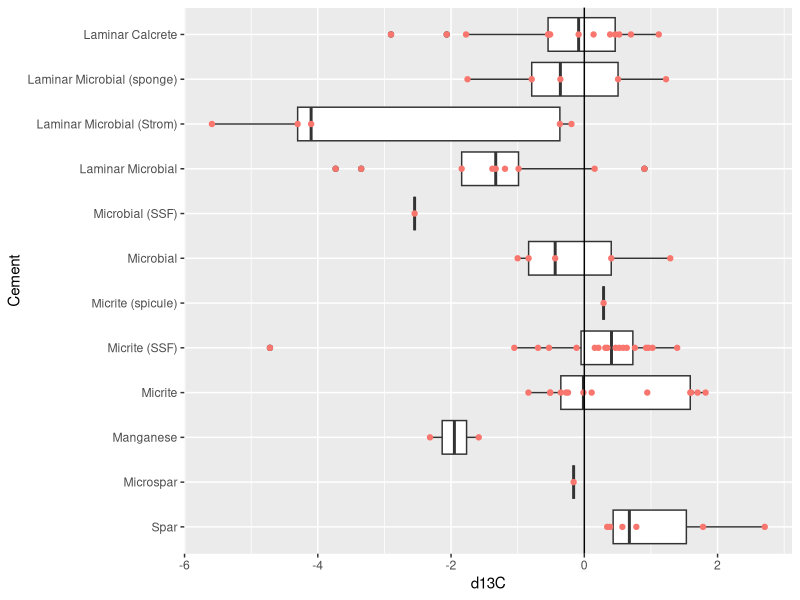
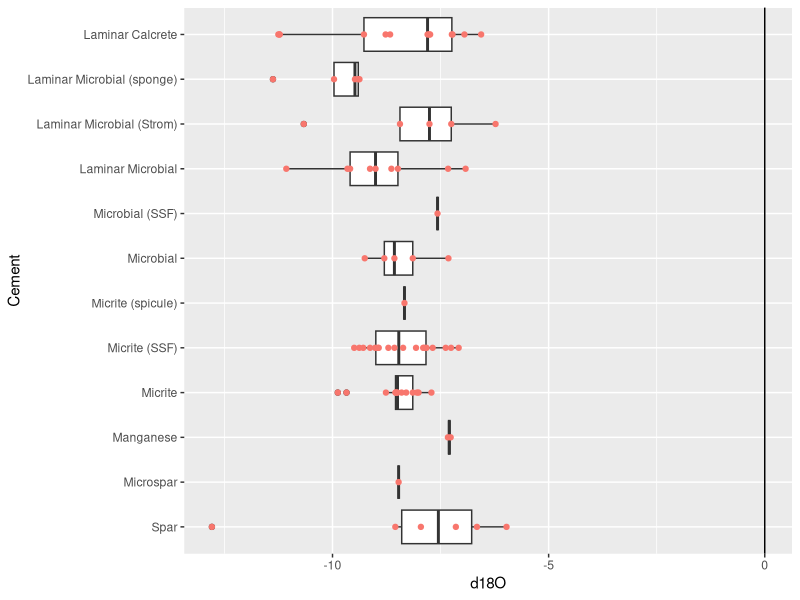
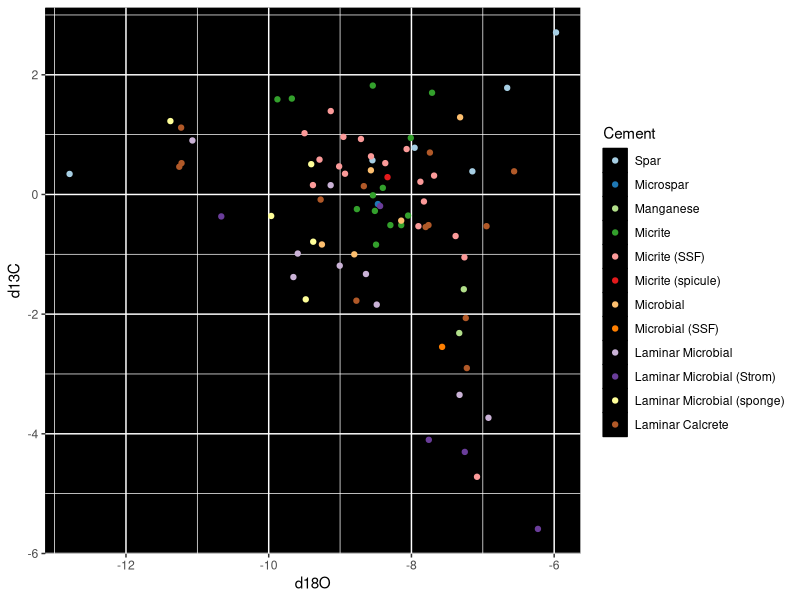
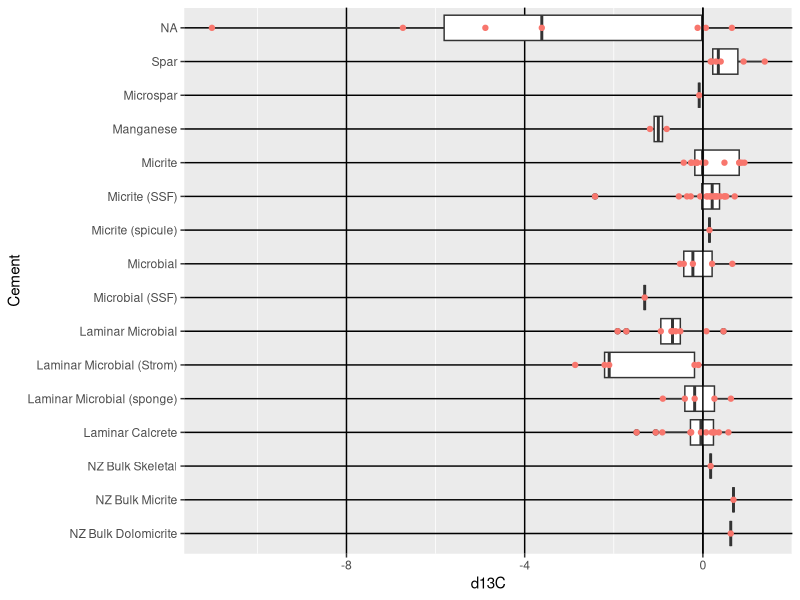
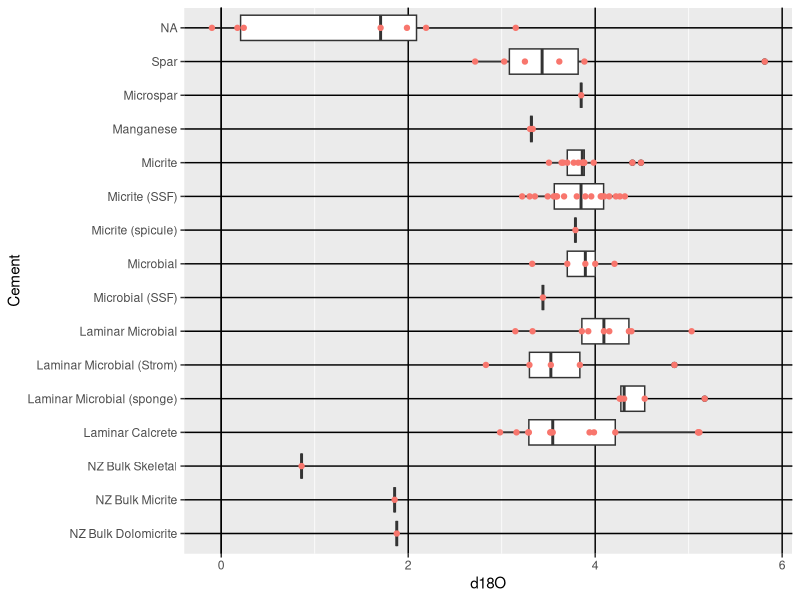
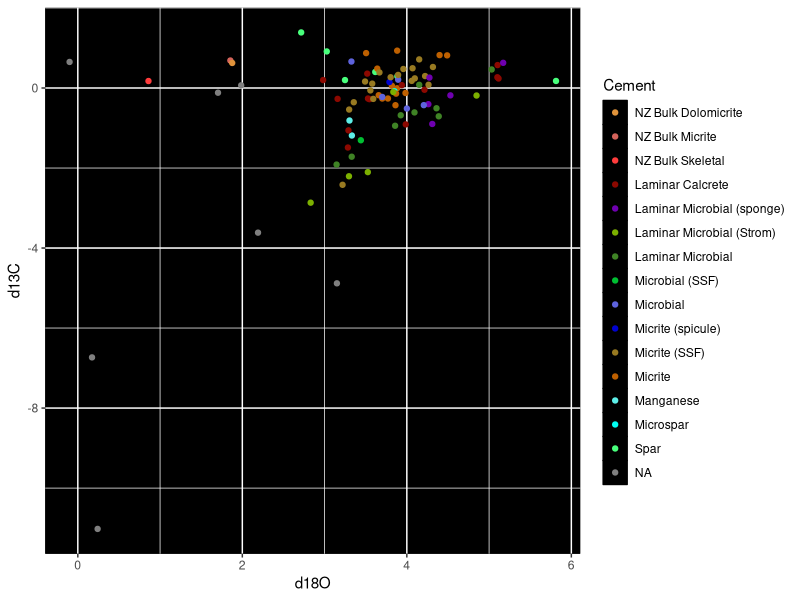
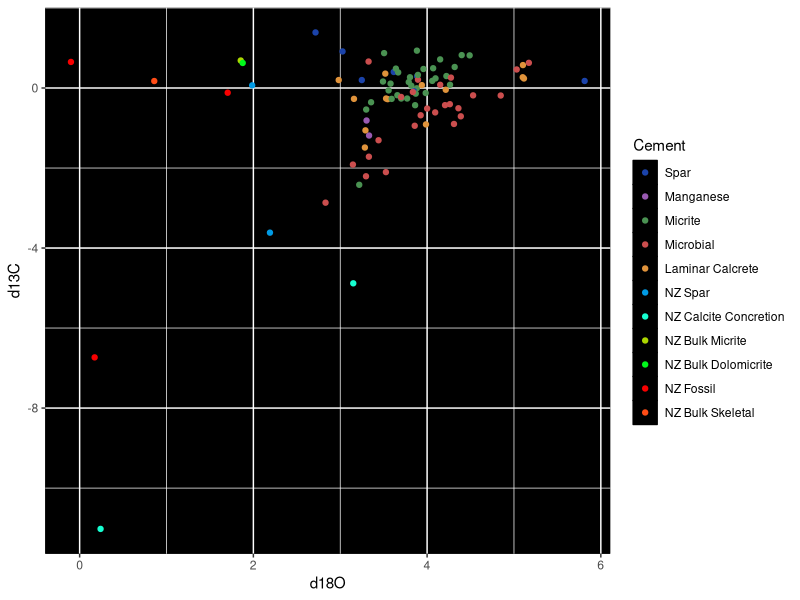
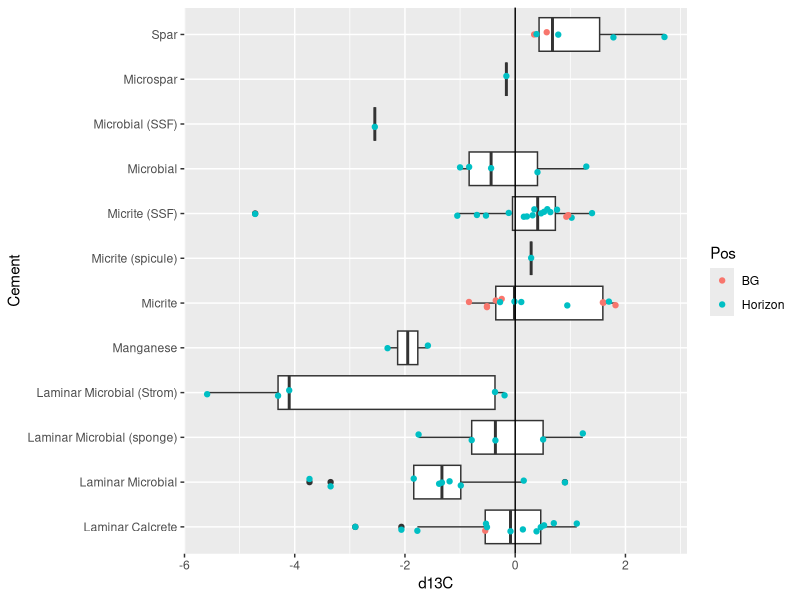

Write the R code that produced these figures, in order.
## ---- chunk 1
knitr::opts_chunk$set(echo = TRUE)
library(tidyverse)
## ---- chunk 2
iso_orig <- readxl::read_xlsx("r_Jacquet_carb_with_cements.xlsx")
iso_nz <- readxl::read_xlsx("nelsonsmithisotopes.xlsx")
iso_betts <- readxl::read_xlsx("betts_2018.xlsx", sheet = 8, skip = 1, col_names = TRUE) %>%
  subset(select = 2:4) %>%
  rename("Sample" = "Meters along Section/Core", "d13C" = "d13C ‰VPDB", "d18O" = "d18O‰VPDB")
## ---- chunk 3
iso_combo <- iso_orig %>% #combine data with selected values from Nelson and Smith 1996
  select(Cement, d13C, d18O) %>%
  rbind(iso_nz)%>%
  mutate(d13C = d13C/1.95, d18O = d18O/-2.20) #normalize to VPDB that Marissa used
## ---- chunk 4
iso_cond <- iso_orig %>% # simplify data by combining into broad categories
  select(Cement, d13C, d18O) %>%
  mutate(Cement = case_when(
    str_detect(Cement, "Microspar") == TRUE ~ "Spar",
    str_detect(Cement, "Micrite") == TRUE ~ "Micrite",
    str_detect(Cement, "Microbial") == TRUE ~ "Microbial",
    TRUE ~ as.character(Cement)
  )) %>%
  rbind(iso_nz) %>%
  mutate(Cement = case_when(
    str_detect(Cement, "NZ Spar") == TRUE ~ "NZ Spar",
    str_detect(Cement, "Fossil") == TRUE ~ "NZ Fossil",
    str_detect(Cement, "Calcite") == TRUE ~ "NZ Calcite Concretion",
    TRUE ~ as.character(Cement)
  ))%>%
  mutate(d13C = d13C/1.95, d18O = d18O/-2.20) #normalize to VPDB that Marissa used
## ---- chunk 5
iso_bg <- iso_orig %>% #separates data by red horizon samples and samples above/below
  mutate(Pos = case_when(
    str_detect(ID, "1.3m") == TRUE ~ "BG",
    str_detect(ID, "AB") == TRUE ~ "BG",
    str_detect(ID, "FUWM 4") == TRUE ~ "BG",
    TRUE ~ "Horizon"
  ))# %>%
 #  mutate(d13C = d13C/1.95, d18O = d18O/-2.20) #normalize to VPDB that Marissa used
## ---- chunk 6
iso_orig$Cement <- factor(iso_orig$Cement, levels = c("Spar", "Microspar", "Manganese", "Micrite", "Micrite (SSF)", "Micrite (spicule)", "Microbial", "Microbial (SSF)", "Laminar Microbial", "Laminar Microbial (Strom)", "Laminar Microbial (sponge)", "Laminar Calcrete"))
## ---- chunk 7
iso_combo$Cement <- factor(iso_combo$Cement, levels = rev(c("Spar", "Microspar", "Manganese", "Micrite", "Micrite (SSF)", "Micrite (spicule)", "Microbial", "Microbial (SSF)", "Laminar Microbial", "Laminar Microbial (Strom)", "Laminar Microbial (sponge)", "Laminar Calcrete", "NZ Spar 1", "NZ Spar 2", "NZ Fossil 1", "NZ Fossil 2", "NZ Fossil 3", "NZ Calcite Concretion 1", "NZ Calcite Concretion 2", "NZ Bulk Skeletal", "NZ Bulk Micrite", "NZ Bulk Dolomicrite")))
## ---- chunk 8
iso_cond$Cement <- factor(iso_cond$Cement, levels = c("Spar", "Manganese", "Micrite",  "Microbial", "Laminar Calcrete", "NZ Spar", "NZ Calcite Concretion", "NZ Bulk Micrite", "NZ Bulk Dolomicrite", "NZ Fossil", "NZ Bulk Skeletal"))
## ---- chunk 9
carbon <- iso_orig %>% #FU carbon isotopes box
  ggplot(aes(x = d13C, y = Cement)) +
  geom_boxplot() +
  geom_point(aes(color = "red")) +
  geom_vline(xintercept = 0) +
  theme(
    legend.position = "none"
  )
carbon
## ---- chunk 10
oxygen <- iso_orig %>% #FU oxygen isotopes box
  ggplot(aes(x = d18O, y = Cement)) +
  geom_boxplot() +
  geom_point(aes(color = "red")) +
  geom_vline(xintercept = 0) +
  theme(
    legend.position = "none"
  )
oxygen
## ---- chunk 11
carbox <- iso_orig %>% #FU carbon over oxygen scatter
  ggplot(aes(x = d18O, y = d13C, color = Cement)) +
  geom_point() +
  scale_color_brewer(palette = "Paired") +
  #geom_smooth(method = "lm") + #regression lines
  theme(
    panel.background = element_rect(fill = "black", color = "black"),
    legend.key = element_rect(fill ="black"),
  )
carbox
## ---- chunk 12
NZcarbon <- iso_combo %>% #FU and NZ carbon box
  ggplot(aes(x = d13C, y = Cement)) +
  geom_boxplot() +
  geom_point(aes(color = "red")) +
  geom_vline(xintercept = 0) +
  theme(
    legend.position = "none",
    panel.grid.major = element_line(color = "black")
  )
NZcarbon
## ---- chunk 13
NZoxygen <- iso_combo %>% #FU and NZ oxygen box
  ggplot(aes(x = d18O, y = Cement)) +
  geom_boxplot() +
  geom_point(aes(color = "red")) +
  geom_vline(xintercept = 0) +
  theme(
    legend.position = "none",
    panel.grid.major = element_line(color = "black")
  )
NZoxygen
## ---- chunk 14
bigcolor <- c("#E0933B", "#D4635B", "#FF3C3C", "#8C0800", "#6F00B0", "#7CB000", "#3F8325", "#00BF32", "#5E63DD", "#0002CF", "#987A21", "#BE6000", "#5DEFE8", "#00FFF3", "#48FF7C", "#7CFF48", "#FFFB48", "#FFC948", "#A048FF", "#D248FF", "#FF48ED", "#FF4873")

NZcarbox <- iso_combo %>% #FU and NZ carbon over oxygen scatter
  ggplot(aes(x = d18O, y = d13C, color = Cement)) +
  geom_point() +
  scale_color_manual(values = bigcolor) +
  #geom_smooth(method = "lm") + #regression lines
  theme(
    panel.background = element_rect(fill = "black", color = "black"),
    legend.key = element_rect(fill ="black"),
  )
NZcarbox
## ---- chunk 15
smallcolor <- c("#1B43AA", "#995AB1", "#4A9252", "#CB4E4E", "#E0933B", "#009AE4", "#16FFD1", "#ACD600", "#00F81B", "#F80000", "#FF4C16")

NZcond <- iso_cond %>% #FU and NZ simplified category carbon over oxygen scatter
    ggplot(aes(x = d18O, y = d13C, color = Cement)) +
  geom_point() +
  scale_color_manual(values = smallcolor) +
  #geom_smooth(method = "lm") + #regression lines
  theme(
    panel.background = element_rect(fill = "black", color = "black"),
    legend.key = element_rect(fill ="black"),
  )
NZcond
## ---- chunk 16
carbon_bg <- iso_bg %>% #FU horizon/bg carbon box
  ggplot(aes(x = d13C, y = Cement)) +
  geom_boxplot() +
  geom_jitter(aes(color = Pos), width = 0, height=.1) +
  geom_vline(xintercept = 0) +
  theme(
   # legend.position = "none"
  )
carbon_bg
## ---- chunk 17
oxygen_bg <- iso_bg %>% #FU horizon/bg carbon box
  ggplot(aes(x = d18O, y = Cement)) +
  geom_boxplot() +
  geom_jitter(aes(color = Pos), width = 0, height=.1) +
  geom_vline(xintercept = 0) +
  theme(
   # legend.position = "none"
  )
oxygen_bg
## ---- chunk 18
iso_bg %>%
  mutate(Cement = case_when(
    str_detect(Cement, "Microspar") == TRUE ~ "Spar",
    str_detect(Cement, "Micrite") == TRUE ~ "Micrite",
    str_detect(Cement, "Microbial") == TRUE ~ "Microbial",
    TRUE ~ as.character(Cement)
  ))%>%
  ggplot(aes(x = d13C, y = Cement)) +
  geom_boxplot() +
  geom_jitter(aes(color = Pos), width = 0, height=.1) +
  geom_vline(xintercept = 0)
## ---- chunk 19
iso_bg %>%
  mutate(Cement = case_when(
    str_detect(Cement, "Microspar") == TRUE ~ "Spar",
    str_detect(Cement, "Micrite") == TRUE ~ "Micrite",
    str_detect(Cement, "Microbial") == TRUE ~ "Microbial",
    TRUE ~ as.character(Cement)
  ))%>%
  ggplot(aes(x = d18O, y = Cement)) +
  geom_boxplot() +
  geom_jitter(aes(color = Pos), width = 0, height=.1) +
  geom_vline(xintercept = 0)
## ---- chunk 20
hull <- iso_orig %>% #FU simplified carbon over oxygen with convex hull
  group_by(Cement) %>%
  select(Cement, d13C, d18O) %>%
  mutate(d13C = d13C/1.95, d18O = d18O/-2.20) %>% #normalize to VPDB that Marissa used
  mutate(Cement = case_when( #comment out mutate sections for full data
    str_detect(Cement, "Microspar") == TRUE ~ "Spar",
    str_detect(Cement, "Micrite") == TRUE ~ "Micrite",
    str_detect(Cement, "Microbial") == TRUE ~ "Microbial",
    TRUE ~ as.character(Cement)
  )) %>%
  slice(chull(d18O, d13C))

carbox <- iso_orig %>%
  select(Cement, d13C, d18O) %>%
  mutate(Cement = case_when( #comment out mutate sections for full data
    str_detect(Cement, "Microspar") == TRUE ~ "Spar",
    str_detect(Cement, "Micrite") == TRUE ~ "Micrite",
    str_detect(Cement, "Microbial") == TRUE ~ "Microbial",
    TRUE ~ as.character(Cement)
  ))%>%
  mutate(d13C = d13C/1.95, d18O = d18O/-2.20) %>% #normalize to VPDB that Marissa used 
  ggplot(aes(x = d18O, y = d13C, color = Cement)) +
  geom_point() +
  #scale_color_brewer(palette = "Paired") +
  geom_polygon(data = hull, alpha = .25, aes(fill = Cement)) +
  #geom_smooth(method = "lm") + #regression lines
  theme(
    panel.background = element_rect(fill = "black", color = "black"),
    legend.key = element_rect(fill ="black"),
  )
carbox
## ---- chunk 21
whoops <- iso_bg %>%
  mutate(Sample = case_when(
    str_detect(ID, "AB") == TRUE ~ "752.1",
    str_detect(ID, "1.3m") == TRUE ~ "753.3",
    str_detect(ID, "1.5m") == TRUE ~ "750.5",
    str_detect(ID, "3m") == TRUE ~ "749",
    TRUE ~ "752"))

ggplot() + 
  geom_point(data = iso_betts, aes(x = d18O, y = Sample)) +
  geom_point(data = whoops, aes(x = d18O, y = Sample), color = "red") +
  geom_point(data = iso_betts, aes(x = d13C, y = Sample), color = "blue") +
  geom_point(data = whoops, aes(x = d13C, y = Sample), color = "orange")
